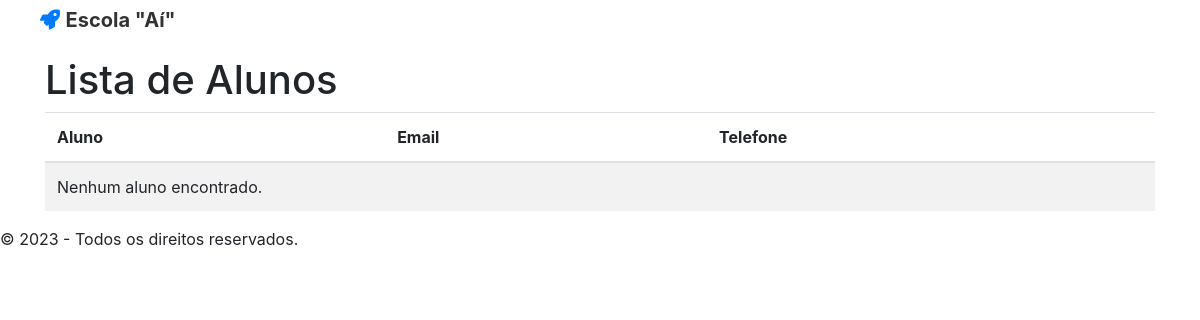
Before: / with the older database file.
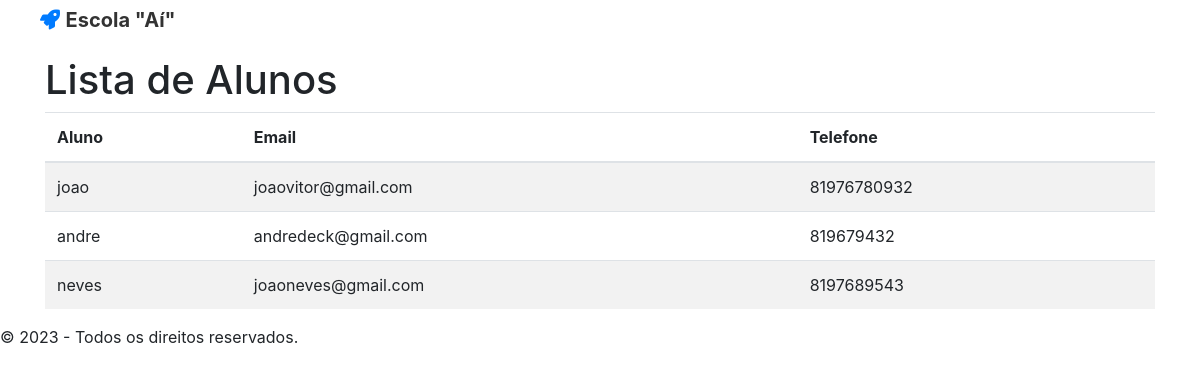
After: the same page with the newer database file.
### main/models.py (models this page shows, shortened)
class Aluno(models.Model):
    nome = models.CharField(max_length=254)
    telefone = models.CharField(null = True,blank=True,max_length=15)
    email = models.EmailField()
    data_nascimento = models.DateField()
    description = models.TextField()
    created_at = models.DateTimeField(auto_now_add=True)
    updated_at = models.DateTimeField(auto_now=True)
    user = models.ForeignKey(get_user_model(), on_delete=models.CASCADE)

### main/views.py (the view)
# urls.py: path('', views.alunoView, name='aluno_lista')
def alunoView(request):
    alunos_list = Aluno.objects.all()
    return render(request, 'main/alunos.html', {'alunos_list': alunos_list})

### main/templates/main/alunos.html
{% extends 'base.html' %}
{% block content %}
  <div class="container">
    <h1>Lista de Alunos</h1>
    <table class="table table-striped">
        <thead>
          <tr>
            <th scope="col">Aluno</th>
            <th scope="col">Email</th>
            <th scope="col">Telefone</th>
          </tr>
        </thead>
        <tbody>
          {% for aluno in alunos_list %}
            <tr>
                <td>{{ aluno.nome }}</td>
                <td>{{ aluno.email }}</td>
                <td>{{ aluno.telefone }}</td>
          </tr>
        {% empty %}
          <tr>
            <td colspan="4">Nenhum aluno encontrado.</td>
          </tr>
        {% endfor %}
      </tbody>
    </table>
  </div>
{% endblock %}

### main/templates/base.html (shortened to what this page needs)
{% load static %}
<!DOCTYPE html>
<html>
<head>
    <link rel="stylesheet" href="{% static 'css/style.css' %}">
    <link rel="stylesheet" href="https://use.fontawesome.com/releases/v5.7.2/css/all.css">
    <link rel="stylesheet" href="https://stackpath.bootstrapcdn.com/bootstrap/4.1.3/css/bootstrap.min.css">
</head>
<body>
    <header>
        <nav>
            <ul>
                <a class="navbar-brand" href="/">
                    <i class="fa fa-rocket" aria-hidden="true"></i>
                    <span style="font-weight:bold;color:#333">Escola "Aí"</span>
                </a>
            </ul>
        </nav>
    </header>
    <main>
        {% block content %}
        {% endblock %}
    </main>
    <footer>
        <p>&copy; 2023 - Todos os direitos reservados.</p>
    </footer>
</body>
</html>

Changed rows visible on the page:
added Aluno: nome "joao", email "joaovitor@gmail.com", telefone "81976780932"
added Aluno: nome "andre", email "andredeck@gmail.com", telefone "819679432"
added Aluno: nome "neves", email "joaoneves@gmail.com", telefone "8197689543"
Other visible differences:
text no longer shown: "Nenhum aluno encontrado."
